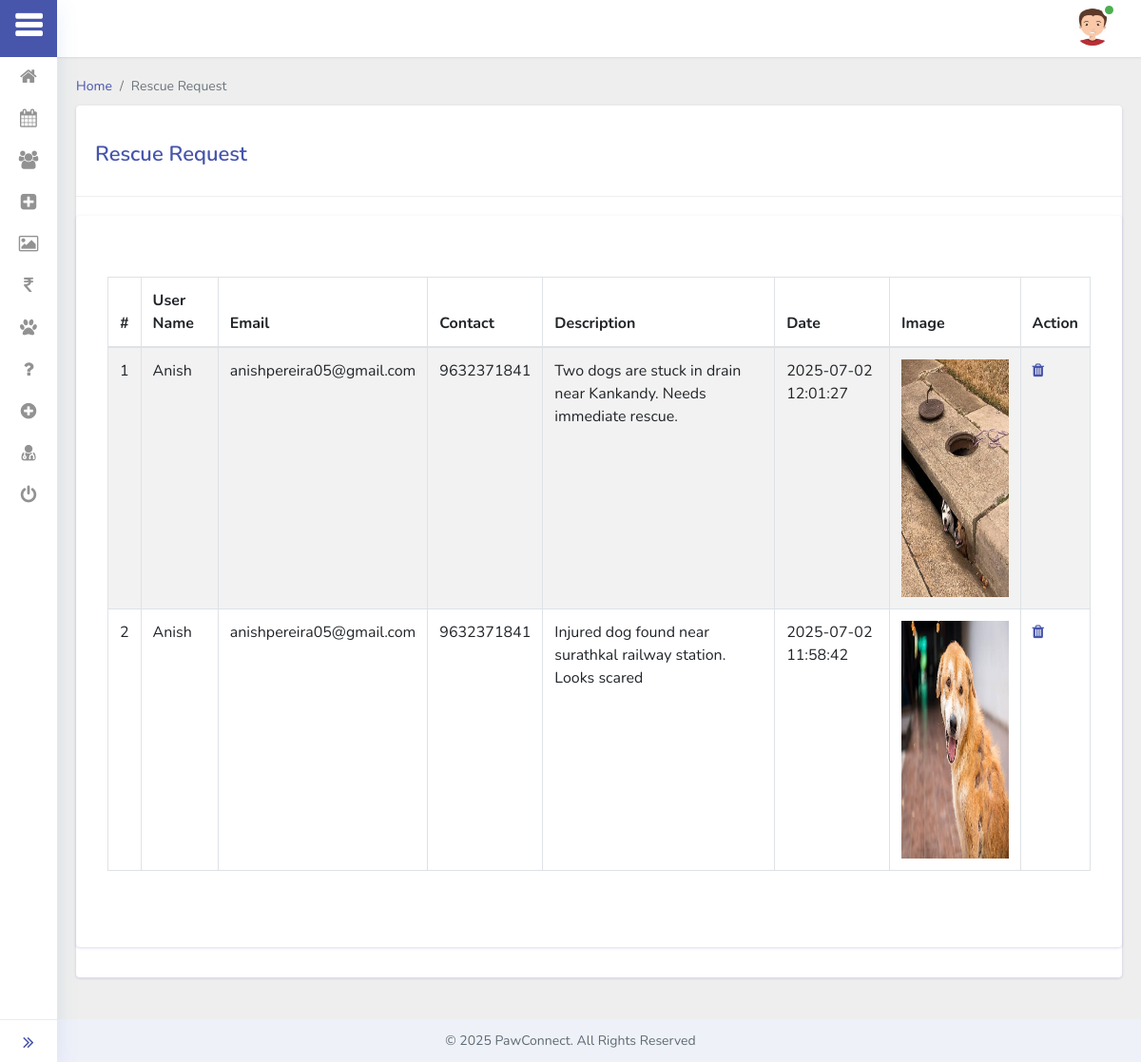
Screenshot of /starter/rescue.php (signed in) with the database file from the repository.
### tables this page shows
CREATE TABLE `rescue` (
  `id` int(11) NOT NULL,
  `description` text NOT NULL,
  `image` varchar(500) NOT NULL,
  `date` datetime NOT NULL DEFAULT current_timestamp(),
  `status` tinyint(1) NOT NULL,
  `uid` int(11) NOT NULL
);

CREATE TABLE `user` (
  `id` int(11) NOT NULL,
  `name` varchar(50) NOT NULL,
  `email` varchar(50) NOT NULL,
  `contact` varchar(25) NOT NULL,
  `password` varchar(50) NOT NULL,
  `created_date` datetime NOT NULL DEFAULT current_timestamp(),
  `status` tinyint(1) NOT NULL,
  `token` varchar(500) NOT NULL
);

### starter/rescue.php (the view, shortened to what this page needs)
<?php
    include './connection.php';
    include 'link.php';
    include 'sidebar.php';
    include 'header.php';
    ?>
  <div class="main-content">
    <div class="container-fluid content-top-gap">
        <nav aria-label="breadcrumb">
            <ol class="breadcrumb my-breadcrumb">
            <li class="breadcrumb-item"><a href="index.php">Home</a></li>
            <li class="breadcrumb-item active" aria-current="page">Rescue Request</li>
            </ol>
        </nav>
        <div class="card card_border py-2 mb-4">
            <div class="cards__heading">
                <h3>Rescue Request</h3>
            </div>
            <div class="card card_border p-lg-5 p-3 mb-4">
          <div class="card-body py-3 p-0">
            <div class="row">
            <table cellpadding="0" cellspacing="0" border="0" class="datatable-1 table table-bordered table-striped	 display table-hover" width="100%">
                                <thead>
                                    <tr>
                                        <th>#</th>
										<th>User Name</th>
										<th>Email</th>
										<th>Contact</th>
										<th>Description</th>
										<th>Date</th>
										<th>Image</th>
                                        <th>Action</th>
                                    </tr>
                                </thead>
                                <tbody>
                                <?php
                                    $query=mysqli_query($conn,"select user.name, user.email, user.contact, rescue.description, rescue.image, rescue.date, rescue.id from rescue join user on user.id = rescue.uid order by rescue.id desc");
                                    $cnt=1;
                                    while($row=mysqli_fetch_array($query))
                                    {?>
                                        <tr>
                                            <td><?php echo htmlentities($cnt);?></td>
                                            <td> <?php echo htmlentities($row['name']);?></td>
                                            <td> <?php echo htmlentities($row['email']);?></td>
                                            <td> <?php echo htmlentities($row['contact']);?></td>
                                            <td> <?php echo htmlentities($row['description']);?></td>
                                            <td><?php echo htmlentities($row['date']);?></td>
                                            <td><img src="../<?php echo $row['image'];?>" height="250" width="250"/></td>
                                            <td>
                                                <a href="rescue.php?id=<?php echo $row['id']?>&del=delete" onClick="return confirm('Are you sure you want to delete?')"><i class="fa fa-trash"></i></a></td>
                                        </tr>
                                        <?php $cnt=$cnt+1;
                                    } ?>
                                </tbody>
                            </table>
            </div>
          </div>
        </div>
    </div>
</div>
<?php
    include 'footer.php';
  ?>

### starter/link.php (shortened to what this page needs)
<!doctype html>
<html lang="en">
<head>
  <link rel="stylesheet" href="assets/css/style-starter.css">
</head>
<body class="sidebar-menu-collapsed">
<section>

### starter/sidebar.php (shortened to what this page needs)
<div class="sidebar-menu sticky-sidebar-menu">
<div class="logo-icon text-center">
  <a href="index.php" title="logo"><i class="fa fa-bars fa-2x"></i> </a>
</div>
<div class="sidebar-menu-inner">
  <ul class="nav nav-pills nav-stacked custom-nav">
    <li><a href="index.php"><i class="fa fa-home"></i><span> Dashboard</span></a></li>
    <li><a href="work.php"><i class="fa fa-calendar"></i> <span>Our Work</span></a></li>
    <li><a href="volunteer.php"><i class="fa fa-users"></i> <span>Volunteer</span></a></li>
    <li><a href="rescue.php"><i class="fa fa-plus-square"></i> <span>Rescue</span></a></li>
    <li><a href="gallery.php"><i class="fa fa-image"></i> <span>Gallery</span></a></li>
    <li><a href="donation.php"><i class="fa fa-rupee"></i> <span>Donation</span></a></li>
    <li><a href="pet.php"><i class="fa fa-paw"></i> <span>Pet Dog</span></a></li>
    <li><a href="adopt_request.php"><i class="fa fa-question"></i> <span>Pet Request</span></a></li>
    <li><a href="vaccine.php"><i class="fa fa-plus-circle"></i> <span>Vaccination</span></a></li>
    <li><a href="veterinary.php"><i class="fa fa-user-md"></i> <span>Veterinary</span></a></li>
    <li><a href="logout.php"><i class="fa fa-power-off"></i> <span>Logout</span></a></li>
  </ul>
  <a class="toggle-btn">
    <i class="fa fa-angle-double-right menu-collapsed__right"></i>
  </a>
</div>
</div>

### starter/header.php
<div class="header sticky-header">
<div class="menu-right">
  <div class="navbar user-panel-top">
    <div class="user-dropdown-details d-flex">
      <div class="profile_details">
        <ul>
          <li class="dropdown profile_details_drop">
            <a href="#" class="dropdown-toggle" data-toggle="dropdown" id="dropdownMenu3" aria-haspopup="true"
              aria-expanded="false">
              <div class="profile_img">
                <img src="user/admin_image.jpg" class="rounded-circle" alt="" />
                <div class="user-active">
                  <span></span>
                </div>
              </div>
            </a>
          </li>
        </ul>
      </div>
    </div>
  </div>
</div>
</div>

### starter/footer.php (shortened to what this page needs)
</section>
  <footer class="dashboard">
  <p>&copy 2025 PawConnect. All Rights Reserved</p>
</footer>
</body>
</html>

### rows the page displays
rescue: uid.name "Anish", uid.email "anishpereira05@gmail.com", uid.contact "9632371841", description "Two dogs are stuck in drain near Kankandy. Needs immediate rescue.", date "2025-07-02 12:01:27", image (picture)
rescue: uid.name "Anish", uid.email "anishpereira05@gmail.com", uid.contact "9632371841", description "Injured dog found near surathkal railway station. Looks scared", date "2025-07-02 11:58:42", image (picture)
